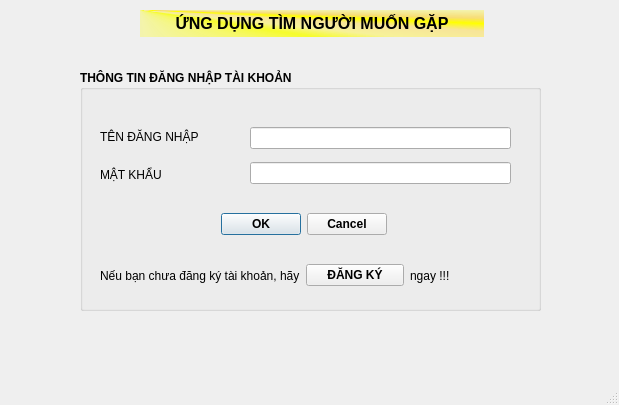
<?xml version="1.0" encoding="UTF-8"?>
<ui version="4.0">
 <class>MainWindow</class>
 <widget class="QMainWindow" name="MainWindow">
  <property name="geometry">
   <rect>
    <x>0</x>
    <y>0</y>
    <width>619</width>
    <height>405</height>
   </rect>
  </property>
  <property name="windowTitle">
   <string>MainWindow</string>
  </property>
  <widget class="QWidget" name="centralwidget">
   <widget class="QLabel" name="title_label">
    <property name="geometry">
     <rect>
      <x>140</x>
      <y>10</y>
      <width>344</width>
      <height>27</height>
     </rect>
    </property>
    <property name="font">
     <font>
      <pointsize>12</pointsize>
      <bold>true</bold>
     </font>
    </property>
    <property name="mouseTracking">
     <bool>true</bool>
    </property>
    <property name="styleSheet">
     <string notr="true">background-color: qconicalgradient(cx:0, cy:0, angle:135, stop:0 rgba(255, 255, 0, 69), stop:0.375 rgba(255, 255, 0, 69), stop:0.423533 rgba(251, 255, 0, 145), stop:0.45 rgba(247, 255, 0, 208), stop:0.477581 rgba(255, 244, 71, 130), stop:0.518717 rgba(255, 218, 71, 130), stop:0.55 rgba(255, 255, 0, 255), stop:0.57754 rgba(255, 203, 0, 130), stop:0.625 rgba(255, 255, 0, 69), stop:1 rgba(255, 255, 0, 69));
color: rgb(0, 0, 0);</string>
    </property>
    <property name="text">
     <string>&lt;html&gt;&lt;head/&gt;&lt;body&gt;&lt;p align=&quot;center&quot;&gt;ỨNG DỤNG TÌM NGƯỜI MUỐN GẶP&lt;/p&gt;&lt;/body&gt;&lt;/html&gt;</string>
    </property>
   </widget>
   <widget class="QGroupBox" name="groupBox">
    <property name="geometry">
     <rect>
      <x>80</x>
      <y>70</y>
      <width>461</width>
      <height>241</height>
     </rect>
    </property>
    <property name="font">
     <font>
      <bold>true</bold>
     </font>
    </property>
    <property name="title">
     <string>THÔNG TIN ĐĂNG NHẬP TÀI KHOẢN</string>
    </property>
    <widget class="QWidget" name="verticalLayoutWidget">
     <property name="geometry">
      <rect>
       <x>20</x>
       <y>50</y>
       <width>151</width>
       <height>71</height>
      </rect>
     </property>
     <layout class="QVBoxLayout" name="verticalLayout">
      <item>
       <widget class="QLabel" name="label">
        <property name="font">
         <font>
          <bold>false</bold>
         </font>
        </property>
        <property name="text">
         <string>TÊN ĐĂNG NHẬP</string>
        </property>
       </widget>
      </item>
      <item>
       <widget class="QLabel" name="label_2">
        <property name="font">
         <font>
          <bold>false</bold>
         </font>
        </property>
        <property name="text">
         <string>MẬT KHẨU</string>
        </property>
       </widget>
      </item>
     </layout>
    </widget>
    <widget class="QWidget" name="verticalLayoutWidget_2">
     <property name="geometry">
      <rect>
       <x>170</x>
       <y>50</y>
       <width>261</width>
       <height>71</height>
      </rect>
     </property>
     <layout class="QVBoxLayout" name="verticalLayout_2">
      <item>
       <widget class="QLineEdit" name="account_name"/>
      </item>
      <item>
       <widget class="QLineEdit" name="account_password"/>
      </item>
     </layout>
    </widget>
    <widget class="QDialogButtonBox" name="buttonBox">
     <property name="geometry">
      <rect>
       <x>140</x>
       <y>140</y>
       <width>167</width>
       <height>29</height>
      </rect>
     </property>
     <property name="standardButtons">
      <set>QDialogButtonBox::Cancel|QDialogButtonBox::Ok</set>
     </property>
    </widget>
    <widget class="QWidget" name="horizontalLayoutWidget">
     <property name="geometry">
      <rect>
       <x>20</x>
       <y>190</y>
       <width>407</width>
       <height>31</height>
      </rect>
     </property>
     <layout class="QHBoxLayout" name="horizontalLayout">
      <item>
       <widget class="QLabel" name="mov_register">
        <property name="font">
         <font>
          <bold>false</bold>
         </font>
        </property>
        <property name="text">
         <string>Nếu bạn chưa đăng ký tài khoản, hãy</string>
        </property>
       </widget>
      </item>
      <item>
       <widget class="QPushButton" name="pushButton">
        <property name="text">
         <string>ĐĂNG KÝ</string>
        </property>
       </widget>
      </item>
      <item>
       <widget class="QLabel" name="label_3">
        <property name="font">
         <font>
          <bold>false</bold>
         </font>
        </property>
        <property name="text">
         <string>ngay !!!</string>
        </property>
       </widget>
      </item>
     </layout>
    </widget>
   </widget>
  </widget>
  <widget class="QMenuBar" name="menubar">
   <property name="geometry">
    <rect>
     <x>0</x>
     <y>0</y>
     <width>619</width>
     <height>25</height>
    </rect>
   </property>
  </widget>
  <widget class="QStatusBar" name="statusbar"/>
 </widget>
 <resources/>
 <connections/>
</ui>
